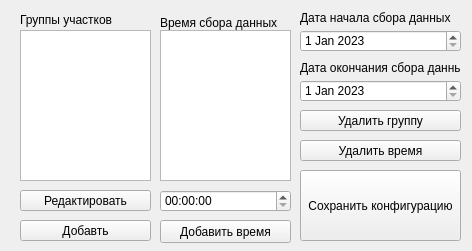
<?xml version="1.0" encoding="UTF-8"?>
<ui version="4.0">
 <class>listForm</class>
 <widget class="QWidget" name="listForm">
  <property name="geometry">
   <rect>
    <x>0</x>
    <y>0</y>
    <width>472</width>
    <height>251</height>
   </rect>
  </property>
  <property name="windowTitle">
   <string>Конфигурация анализа</string>
  </property>
  <property name="windowIcon">
   <iconset>
    <normaloff>:/icons/ico.ico</normaloff>:/icons/ico.ico</iconset>
  </property>
  <widget class="QPushButton" name="viewGroupButton">
   <property name="geometry">
    <rect>
     <x>20</x>
     <y>190</y>
     <width>131</width>
     <height>21</height>
    </rect>
   </property>
   <property name="text">
    <string>Редактировать</string>
   </property>
  </widget>
  <widget class="QDateEdit" name="dateEdit_2">
   <property name="geometry">
    <rect>
     <x>300</x>
     <y>80</y>
     <width>161</width>
     <height>22</height>
    </rect>
   </property>
   <property name="dateTime">
    <datetime>
     <hour>0</hour>
     <minute>0</minute>
     <second>0</second>
     <year>2023</year>
     <month>1</month>
     <day>1</day>
    </datetime>
   </property>
   <property name="minimumDate">
    <date>
     <year>2023</year>
     <month>1</month>
     <day>1</day>
    </date>
   </property>
  </widget>
  <widget class="QPushButton" name="addGroupButton">
   <property name="geometry">
    <rect>
     <x>20</x>
     <y>220</y>
     <width>131</width>
     <height>21</height>
    </rect>
   </property>
   <property name="text">
    <string>Добавть</string>
   </property>
  </widget>
  <widget class="QListWidget" name="groupList">
   <property name="geometry">
    <rect>
     <x>20</x>
     <y>30</y>
     <width>131</width>
     <height>151</height>
    </rect>
   </property>
  </widget>
  <widget class="QDateEdit" name="dateEdit">
   <property name="geometry">
    <rect>
     <x>300</x>
     <y>30</y>
     <width>161</width>
     <height>22</height>
    </rect>
   </property>
   <property name="dateTime">
    <datetime>
     <hour>0</hour>
     <minute>0</minute>
     <second>0</second>
     <year>2023</year>
     <month>1</month>
     <day>1</day>
    </datetime>
   </property>
   <property name="minimumDate">
    <date>
     <year>2023</year>
     <month>1</month>
     <day>1</day>
    </date>
   </property>
  </widget>
  <widget class="QLabel" name="label_7">
   <property name="geometry">
    <rect>
     <x>20</x>
     <y>0</y>
     <width>141</width>
     <height>41</height>
    </rect>
   </property>
   <property name="text">
    <string>&lt;html&gt;&lt;head/&gt;&lt;body&gt;&lt;p&gt;Группы участков&lt;/p&gt;&lt;/body&gt;&lt;/html&gt;</string>
   </property>
  </widget>
  <widget class="QListWidget" name="timeList">
   <property name="geometry">
    <rect>
     <x>160</x>
     <y>30</y>
     <width>131</width>
     <height>151</height>
    </rect>
   </property>
  </widget>
  <widget class="QPushButton" name="addTimeButton">
   <property name="geometry">
    <rect>
     <x>160</x>
     <y>220</y>
     <width>131</width>
     <height>23</height>
    </rect>
   </property>
   <property name="text">
    <string>Добавить время</string>
   </property>
  </widget>
  <widget class="QTimeEdit" name="timeEdit">
   <property name="geometry">
    <rect>
     <x>160</x>
     <y>190</y>
     <width>131</width>
     <height>22</height>
    </rect>
   </property>
  </widget>
  <widget class="QLabel" name="label_4">
   <property name="geometry">
    <rect>
     <x>160</x>
     <y>2</y>
     <width>141</width>
     <height>41</height>
    </rect>
   </property>
   <property name="text">
    <string>Время сбора данных</string>
   </property>
  </widget>
  <widget class="QLabel" name="label_5">
   <property name="geometry">
    <rect>
     <x>300</x>
     <y>10</y>
     <width>161</width>
     <height>16</height>
    </rect>
   </property>
   <property name="text">
    <string>Дата начала сбора данных</string>
   </property>
  </widget>
  <widget class="QLabel" name="label_6">
   <property name="geometry">
    <rect>
     <x>300</x>
     <y>60</y>
     <width>161</width>
     <height>16</height>
    </rect>
   </property>
   <property name="text">
    <string>Дата окончания сбора данных</string>
   </property>
  </widget>
  <widget class="QPushButton" name="saveButton">
   <property name="geometry">
    <rect>
     <x>300</x>
     <y>170</y>
     <width>161</width>
     <height>71</height>
    </rect>
   </property>
   <property name="text">
    <string>Сохранить конфигурацию</string>
   </property>
  </widget>
  <widget class="QPushButton" name="delAreaButton">
   <property name="geometry">
    <rect>
     <x>300</x>
     <y>110</y>
     <width>161</width>
     <height>21</height>
    </rect>
   </property>
   <property name="text">
    <string>Удалить группу</string>
   </property>
  </widget>
  <widget class="QPushButton" name="delTimeButton">
   <property name="geometry">
    <rect>
     <x>300</x>
     <y>140</y>
     <width>161</width>
     <height>21</height>
    </rect>
   </property>
   <property name="text">
    <string>Удалить время</string>
   </property>
  </widget>
 </widget>
 <resources>
  <include location="../images/image.qrc"/>
 </resources>
 <connections/>
</ui>
